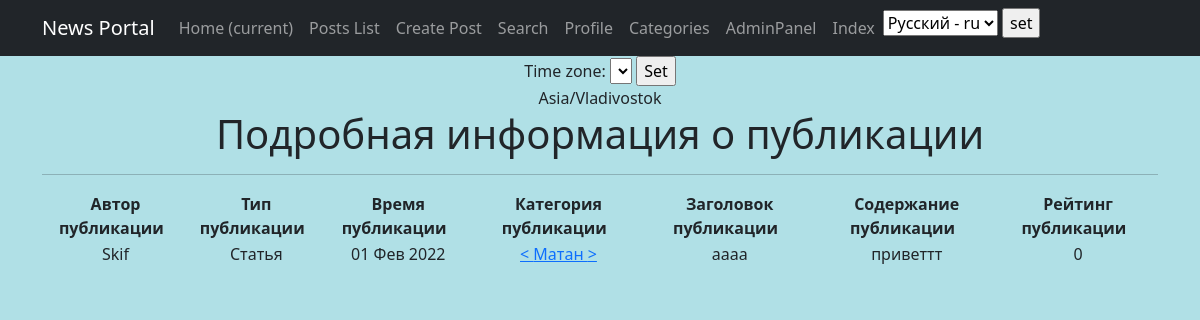
The page /posts/25/ on the database its author committed.
### news/models.py (models this page shows, shortened)
class Post(models.Model):
    article = 'AR'
    news = 'NW'
    kind = [
        (article, 'Статья'),
        (news, 'Новость')
    ]
    author = models.ForeignKey(Author, on_delete=models.CASCADE)
    view = models.CharField(max_length=2, choices=kind, default=article)
    time_of_creation = models.DateTimeField(auto_now_add=True)
    post_category = models.ForeignKey(Category, on_delete=models.CASCADE, verbose_name='Категория(category)')
    title = models.CharField(max_length=128)
    text = models.TextField()
    post_rating = models.IntegerField(default=0)
    class Meta:
        verbose_name = 'Публикация'
        verbose_name_plural = 'Публикации'

class Author(models.Model):
    author_user = models.OneToOneField(User, on_delete=models.CASCADE)
    author_rating = models.IntegerField(default=0)
    class Meta:
        verbose_name = 'Автор'
        verbose_name_plural = 'Авторы'
    def __str__(self):
        return f'{self.author_user}'

class Category(models.Model):
    name = models.CharField(max_length=64, unique=True)
    subscribers = models.ManyToManyField(User, through='CategorySubscribers')
    class Meta:
        verbose_name = 'Категория'
        verbose_name_plural = 'Категории'
    def __str__(self):
        return f'{self.name}'

### news/views.py (the view)
# urls.py: path('<int:pk>/', PostDetailView.as_view(), name='post_detail'),
class PostDetailView(DetailView):
    template_name = 'news/post_detail.html'
    queryset = Post.objects.all()
    def get_object(self, *args, **kwargs):  # переопределяем метод получения объекта, как ни странно
        obj = cache.get(f'post-{self.kwargs["pk"]}', None)  # кэш очень похож на словарь, и метод get действует также.
        if not obj:
            obj = super().get_object(*args, **kwargs)
            cache.set(f'post-{self.kwargs["pk"]}', obj)
        return obj

### news/templatetags/custom_filters.py (called while the page is built)
@register.filter(name='censor')
def censor(value):
    censor_list = ['мат']
    text = value.split()
    for word in text:
        if word.lower() in censor_list:
            value = value.replace(word, '[CENSORED]')
    return value

### templates/news/post_detail.html (shortened to what this page needs)
{% extends 'default.html' %}
{% load custom_filters %}
{% load i18n %}
{% block content %}
<h1>Подробная информация о публикации</h1>
  <hr>
<table>
    <thead>
        <th>
            <b>Автор публикации &nbsp </b>
        </th>
        <th>
            <b>Тип публикации &nbsp </b>
        </th>
        <th>
            <b>Время публикации &nbsp </b>
        </th>
        <th>
            <b>Категория публикации &nbsp </b>
        </th>
        <th>
            <b>Заголовок публикации &nbsp </b>
        </th>
        <th>
            <b>Содержание публикации &nbsp </b>
        </th>
        <th>
            <b>Рейтинг публикации &nbsp </b>
        </th>
    </thead>
    <tr>
        <td>
            {{ post.author }}
        </td>
        <td>
            {{ post.get_view_display}}
        </td>
        <td>
            {{ post.time_of_creation|date:'d M Y' }}
        </td>
        <td>
            <a href="{% url 'category_subscription' post.post_category.id %}"> < {{ post.post_category }} > </a>
        </td>
        <td>
            {{ post.title }}
        </td>
        <td>
            {{ post.text|truncatechars:50|censor  }}
        </td>
        <td>
            {{ post.post_rating }}
        </td>
    </tr>
</table>
<br>
{% endblock content %}

### rows shown on the page
Post: author "Skif", view "Статья", time_of_creation "01 Фев 2022", post_category "Матан", title "aaaa", text|censor "приветтт", post_rating "0"

### other values the page prints
{{ TIME_ZONE }} "Asia/Vladivostok"
form field language "Русский - ru"
